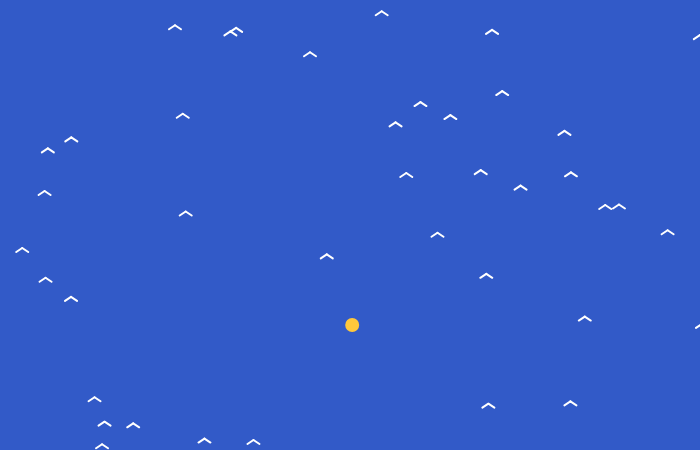
Frame 1 (no input)
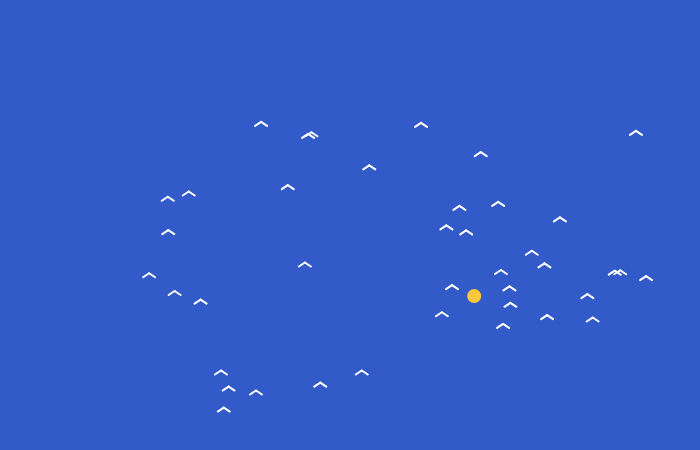
Frame 60 (no input)
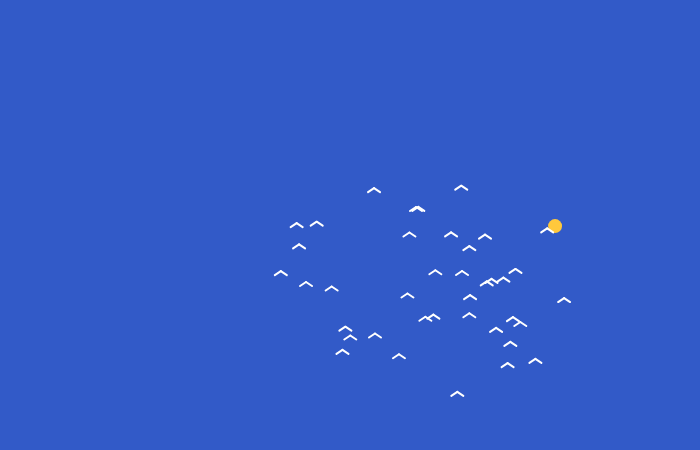
Frame 120 (the mouse pressed at the canvas centre since frame 60)

The p5.js sketch that drew these frames (run headless with seeded random() and noise() and a simulated clock; from frame 60 on, the mouse is pressed at the canvas centre):

// p5.js sketch
// ── sketch.js
let birds = []
let flockTargetX = 350
let flockTargetY = 225

function setup() {
  createCanvas(700, 450)
  for (let count = 0; count < 40; count++) {
    birds.push({
      x: random(width),
      y: random(height),
      xSpeed: random(1, 3),
      ySpeed: random(-1, 1)
    })
  }
}

function draw() {
  background(50, 90, 200)
  moveFlockTarget()
  drawFlockTarget()
  updateBirds()
  drawBirds()
}

function moveFlockTarget() {
  flockTargetX = width / 2 + sin(frameCount * 0.01) * 220
  flockTargetY = height / 2 + cos(frameCount * 0.013) * 100
}

function drawFlockTarget() {
  fill(255, 200, 60)
  noStroke()
  ellipse(flockTargetX, flockTargetY, 14, 14)
}

function updateBirds() {
  for (let bird of birds) {
    bird.xSpeed += (flockTargetX - bird.x) * 0.0008
    bird.ySpeed += (flockTargetY - bird.y) * 0.0008

    let birdSpeed = sqrt(bird.xSpeed * bird.xSpeed + bird.ySpeed * bird.ySpeed)

    if (birdSpeed < 0.01) {
      birdSpeed = 0.01
    }

    bird.xSpeed = bird.xSpeed / birdSpeed * 2.2
    bird.ySpeed = bird.ySpeed / birdSpeed * 2.2

    bird.x += bird.xSpeed
    bird.y += bird.ySpeed
  }
}

function drawBirds() {
  stroke(255)
  strokeWeight(2)
  noFill()

  for (let bird of birds) {
    line(bird.x - 6, bird.y + 2, bird.x, bird.y - 2)
    line(bird.x, bird.y - 2, bird.x + 6, bird.y + 2)
  }
}

function mousePressed() {
}
